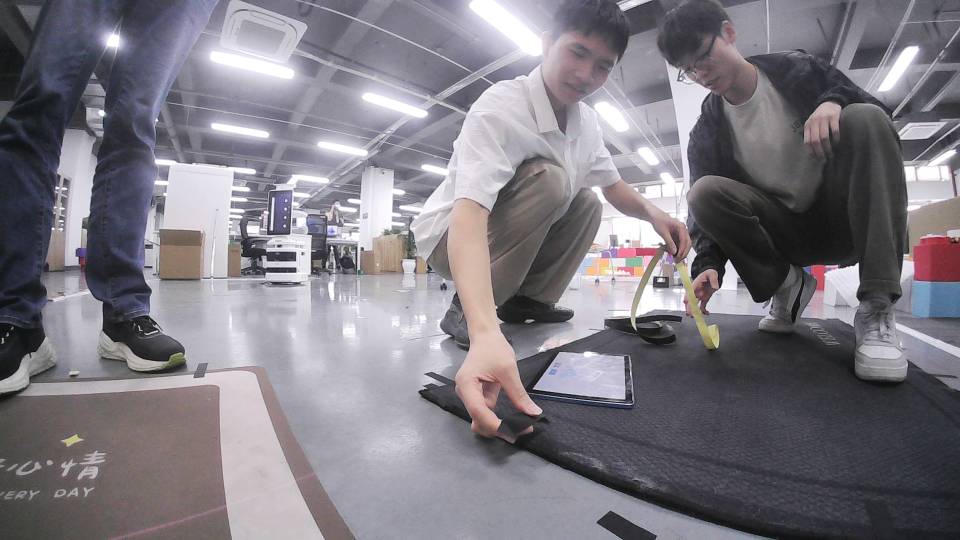
#> input picture 角点检测/地毯目标角点检测/carpet4.jpg, 1920 x 1080 px (shown at 1/2 size)
$ python test.py   (older library calls are emulated)
#> lines starting #> are read from the running program, lines starting #| are printed output that depends on the picture; after the words box and inside, x2 and y2 are one past the last pixel; in counts of white or black regions, pixels touching at a corner belong together
#> further down, img is the input picture: shape (1080, 1920, 3); mean B, G, R 129.7, 122.2, 125.9
# import cv2
# import numpy as np
#
# def gradient_edges_connected_contour(img, bbox, ksize=3,
#                                      percentile=90,
#                                      dilate_iter=2,
#                                      smooth_window=15):
#     left, top, right, bottom = bbox
#     h, w = img.shape[:2]
#
#     left = max(0, left)
#     top = max(0, top)
#     right = min(w, right)
#     bottom = min(h, bottom)
#     if right <= left or bottom <= top:
#         return None, []
#
#     roi = img[top:bottom, left:right]
#     gray = cv2.cvtColor(roi, cv2.COLOR_BGR2GRAY)
#
#     grad_x = cv2.Sobel(gray, cv2.CV_32F, 1, 0, ksize=ksize)
#     grad_y = cv2.Sobel(gray, cv2.CV_32F, 0, 1, ksize=ksize)
#     grad_mag = cv2.magnitude(grad_x, grad_y)
#
#     # ⭐ 自适应阈值
#     thresh = np.percentile(grad_mag, percentile)
#     edges = np.zeros_like(grad_mag, dtype=np.uint8)
#     edges[grad_mag > thresh] = 255
#
#     kernel = cv2.getStructuringElement(cv2.MORPH_RECT, (3,3))
#     edges = cv2.dilate(edges, kernel, iterations=dilate_iter)
#     edges = cv2.morphologyEx(edges, cv2.MORPH_CLOSE, kernel)
#
#     contours, _ = cv2.findContours(edges, cv2.RETR_EXTERNAL, cv2.CHAIN_APPROX_NONE)
#     if not contours:
#         return edges, []
#
#     largest_contour = max(contours, key=cv2.contourArea).reshape(-1, 2)
#
#     # 映射回原图坐标
#     largest_contour[:, 0] += left
#     largest_contour[:, 1] += top
#
#     # 均值平滑
#     if len(largest_contour) >= smooth_window:
#         half = smooth_window // 2
#         smoothed = np.zeros_like(largest_contour, dtype=np.float32)
#         for i in range(len(largest_contour)):
#             s = max(0, i-half)
#             e = min(len(largest_contour), i+half+1)
#             smoothed[i] = np.mean(largest_contour[s:e], axis=0)
#         largest_contour = smoothed.astype(np.int32)
#
#     return edges, largest_contour
#
#
# # --------------------------
# # 测试
# # --------------------------
# if __name__ == "__main__":
#
#     img = cv2.imread("carpet.jpg")
#     bbox = (0, 66, 590, 635)
#
#     # img = cv2.imread("carpet1.jpg")
#     # bbox = (90, 600, 1100, 940)
#
#     # img = cv2.imread("carpet3.jpg")
#     # bbox = (0, 170, 640, 620)
#
#     # img = cv2.imread("carpet4.jpg")
#     # bbox = (833, 615, 1920, 1080)
#
#     edges, contour = gradient_edges_connected_contour(img, bbox, percentile=78, smooth_window=7)
#
#     vis = img.copy()
#
#     # ✅ 画 bbox
#     cv2.rectangle(
#         vis,
#         (bbox[0], bbox[1]),
#         (bbox[2], bbox[3]),
#         (255, 0, 0),
#         2
#     )
#
#     # ✅ 画平滑轮廓
#     if len(contour) > 0:
#         cv2.drawContours(vis, [contour], -1, (0, 255, 0), 2)
#
#     # cv2.imshow("ROI Edges", edges)
#     cv2.imshow("Contour + BBox", vis)
#     cv2.waitKey(0)
#     cv2.destroyAllWindows()


import cv2
import numpy as np


def extract_carpet_boundary_robust(
    img,
    bbox,
    ksize=3,
    percentile=90,
    dilate_iter=2,
    smooth_window=11,
    edge_margin=20
):
    """
    抗干扰地毯边界提取（工程版）
    - bbox 边缘带约束
    - 自适应梯度阈值
    - 轮廓长度筛选
    - 均值平滑
    """
#> called with bbox = (833, 615, 1920, 1080), ksize = 3, percentile = 92, dilate_iter = 2, smooth_window = 9, edge_margin = 20

    left, top, right, bottom = bbox
    h, w = img.shape[:2]
#> h = 1080; w = 1920

    left = max(0, left)
    top = max(0, top)
    right = min(w, right)
#> right = 1920
    bottom = min(h, bottom)
#> bottom = 1080
    if right <= left or bottom <= top:
        return None, []

    roi = img[top:bottom, left:right]
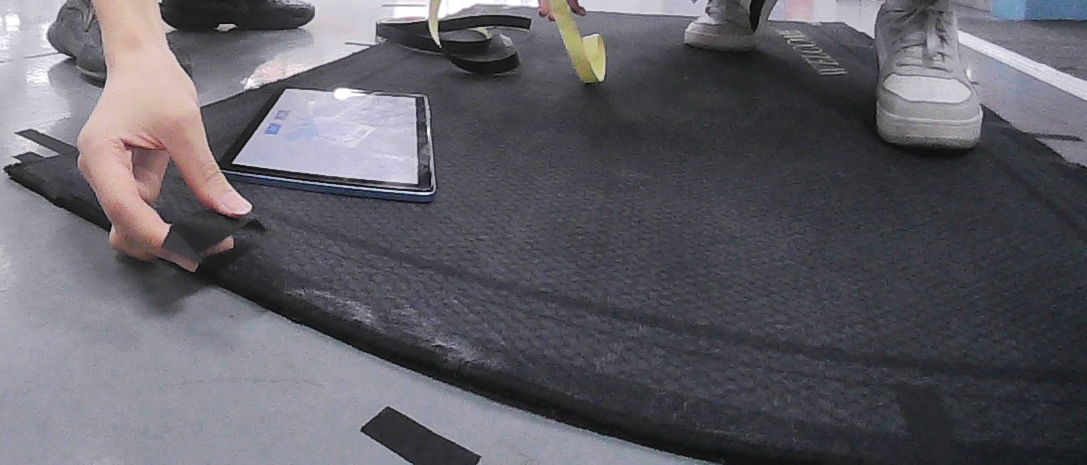
#> roi: shape (465, 1087, 3); mean B, G, R 102, 94.5, 96.4

    # -----------------------------
    # 1. 灰度 + 梯度
    # -----------------------------
    gray = cv2.cvtColor(roi, cv2.COLOR_BGR2GRAY)
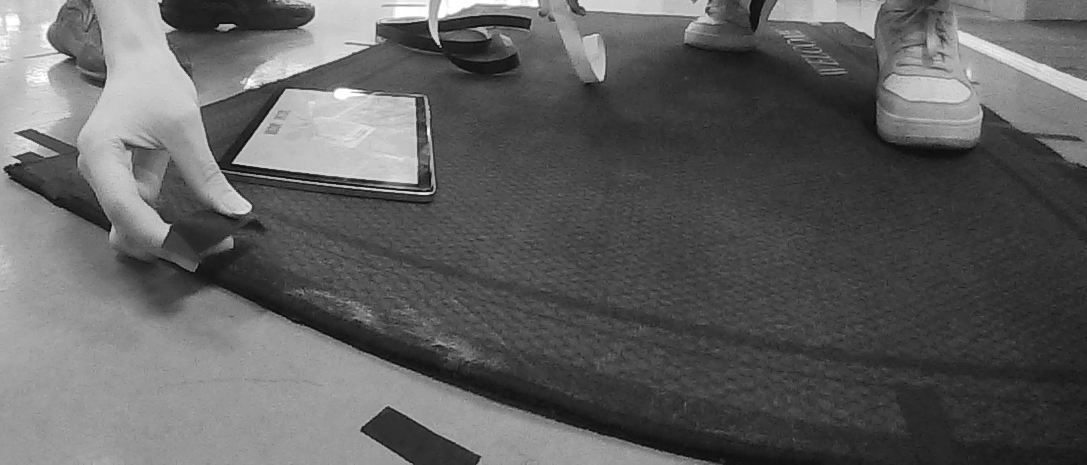
#> gray: shape (465, 1087); min 9, max 255, mean 95.9

    gx = cv2.Sobel(gray, cv2.CV_32F, 1, 0, ksize=ksize)
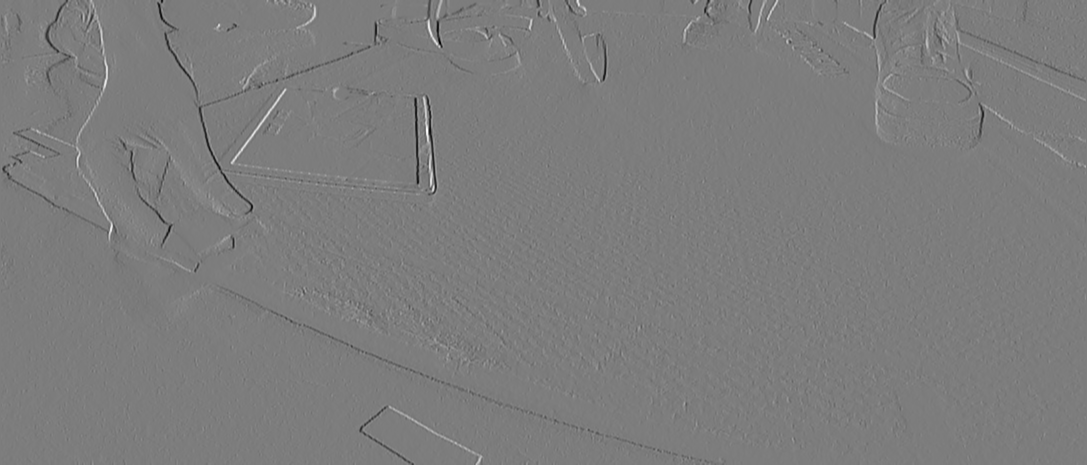
#> gx: shape (465, 1087) float32; min -711, max 738, mean -0.8; drawn with min black and max white
    gy = cv2.Sobel(gray, cv2.CV_32F, 0, 1, ksize=ksize)
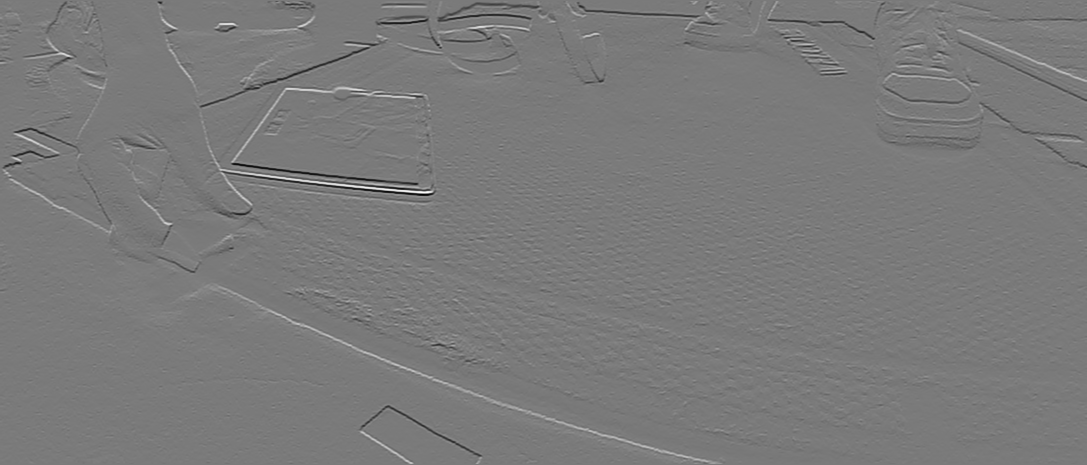
#> gy: shape (465, 1087) float32; min -814, max 877, mean -0.9; drawn with min black and max white
    grad = cv2.magnitude(gx, gy)
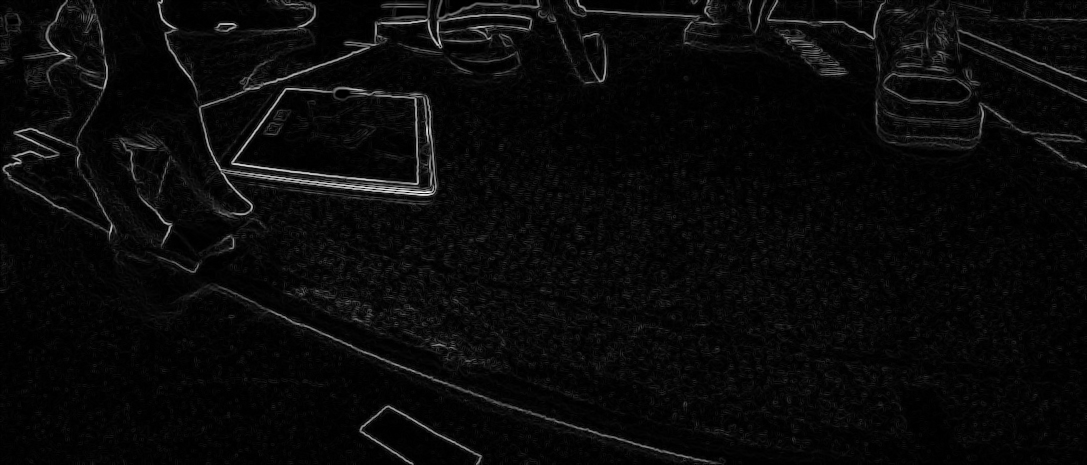
#> grad: shape (465, 1087) float32; min 0, max 877.5, mean 34.5; drawn with min black and max white

    # -----------------------------
    # 2. 自适应阈值
    # -----------------------------
    thresh = np.percentile(grad, percentile)
#> thresh = 78.45
    edges = np.zeros_like(grad, dtype=np.uint8)
    edges[grad > thresh] = 255

    # -----------------------------
    # 3. 邻近连接
    # -----------------------------
    kernel = cv2.getStructuringElement(cv2.MORPH_RECT, (3, 3))
    edges = cv2.dilate(edges, kernel, iterations=dilate_iter)
    edges = cv2.morphologyEx(edges, cv2.MORPH_CLOSE, kernel)

    # -----------------------------
    # 4. 提取轮廓
    # -----------------------------
    contours, _ = cv2.findContours(
        edges, cv2.RETR_EXTERNAL, cv2.CHAIN_APPROX_NONE
    )
    if not contours:
        return edges, []

    # -----------------------------
    # 5. 只保留「靠近 bbox 边缘」的轮廓
    # -----------------------------
    H, W = roi.shape[:2]
#> H = 465; W = 1087
    candidates = []

    for cnt in contours:
        cnt = cnt.reshape(-1, 2)

        near_edge = (
            (cnt[:, 0] < edge_margin) |
            (cnt[:, 0] > W - edge_margin) |
            (cnt[:, 1] < edge_margin) |
            (cnt[:, 1] > H - edge_margin)
        )

        ratio = np.sum(near_edge) / len(cnt)

        # ⭐ 至少 60% 点靠近 bbox 边缘
        if ratio > 0.6:
            candidates.append(cnt)

    if not candidates:
        return edges, []

    # -----------------------------
    # 6. 选“最长轮廓”（不是最大面积）
    # -----------------------------
    best = max(candidates, key=lambda c: cv2.arcLength(c, False))

    # 映射回原图坐标
    best[:, 0] += left
    best[:, 1] += top

    # -----------------------------
    # 7. 均值平滑去抖
    # -----------------------------
    if len(best) >= smooth_window:
        half = smooth_window // 2
        smooth = np.zeros_like(best, dtype=np.float32)
        for i in range(len(best)):
            s = max(0, i - half)
            e = min(len(best), i + half + 1)
            smooth[i] = np.mean(best[s:e], axis=0)
        best = smooth.astype(np.int32)

    return edges, best


# --------------------------------
# 测试示例
# --------------------------------
if __name__ == "__main__":
    img = cv2.imread("carpet4.jpg")
    bbox = (833, 615, 1920, 1080)

    edges, contour = extract_carpet_boundary_robust(
        img,
        bbox,
        percentile=92,      # ⭐ 基本只调这个
        edge_margin=20,     # ⭐ bbox 边缘带宽度
        smooth_window=9
    )
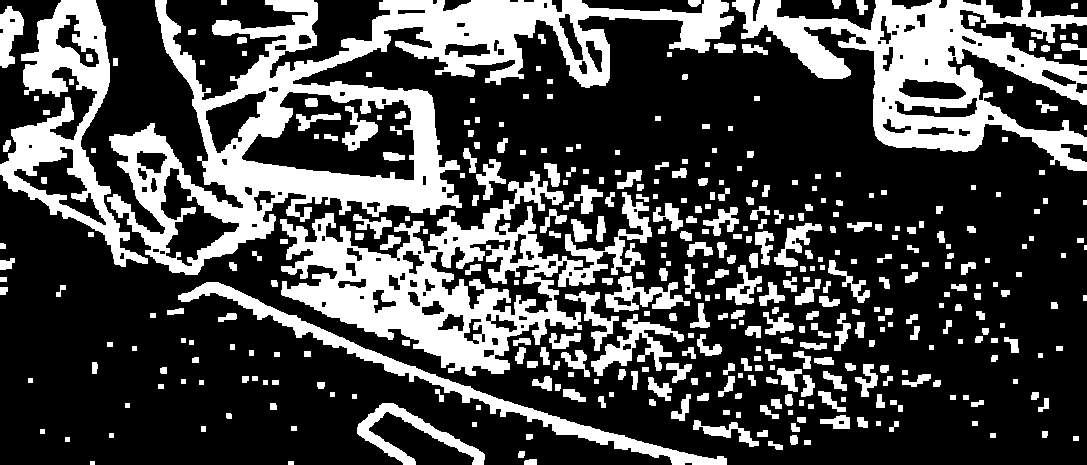
#> edges: shape (465, 1087); 29.2% white; 399 white regions (2 under 20 px), largest, box (x1, y1, x2, y2) and area: (107, 0, 734, 275) 43395, (280, 171, 652, 376) 25657, (732, 0, 1087, 171) 22909
#> contour = 161 pairs, first value 833 to 855, second value 621 to 681

    vis = img.copy()

    # 画 bbox
    cv2.rectangle(
        vis,
        (bbox[0], bbox[1]),
        (bbox[2], bbox[3]),
        (255, 0, 0),
        2
    )
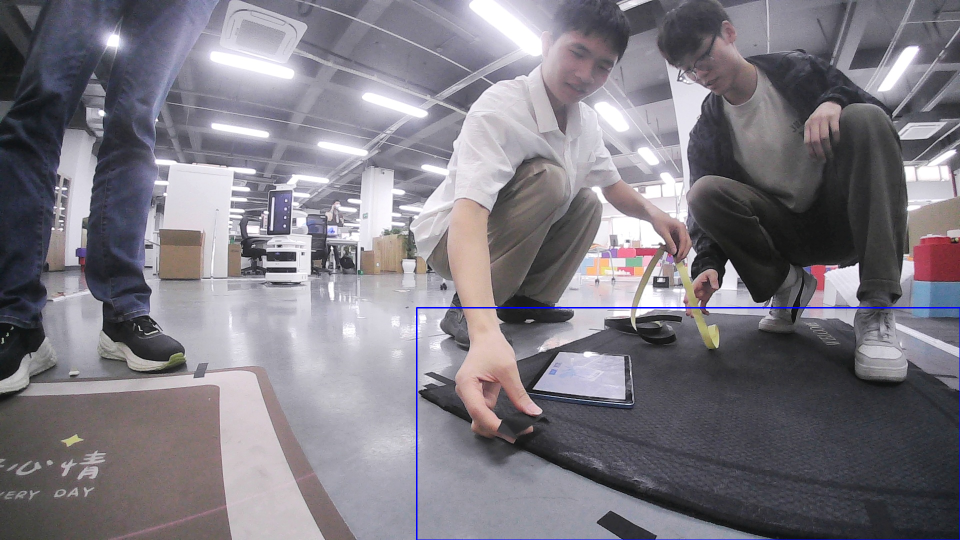
#> vis: shape (1080, 1920, 3) (shown at 1/2 size); 0.3% of pixels changed, all inside (x1, y1, x2, y2) = (832, 614, 1920, 1080)

    # 画地毯边界
    if len(contour) > 0:
        cv2.drawContours(vis, [contour], -1, (0, 255, 0), 2)
#> vis: shape (1080, 1920, 3); 0.02% of pixels changed, all inside (x1, y1, x2, y2) = (832, 620, 857, 683)

    cv2.imshow("edges", edges)
    cv2.imshow("robust carpet boundary", vis)
    cv2.waitKey(0)
    cv2.destroyAllWindows()

$ run again, with 角点检测/地毯目标角点检测/carpet1.jpg copied over 角点检测/地毯目标角点检测/carpet4.jpg
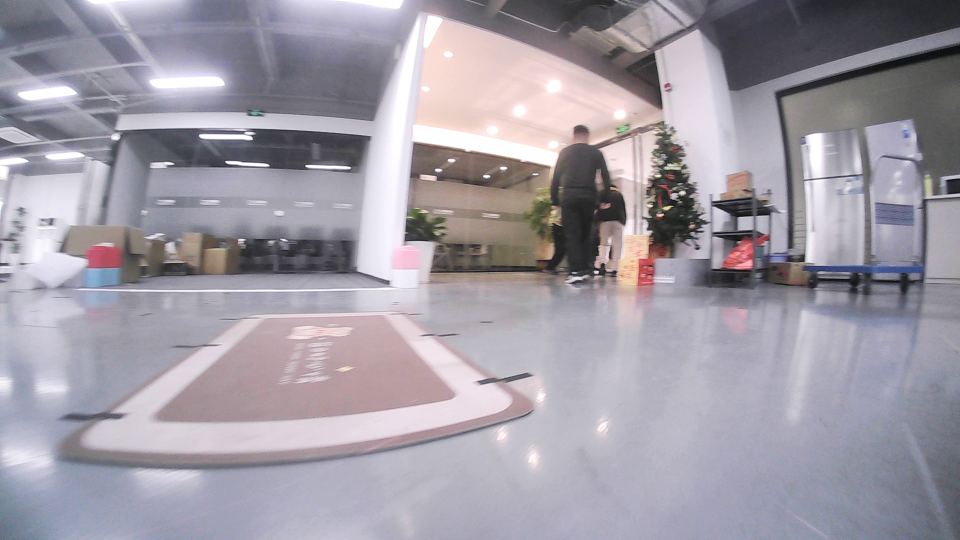
#> input picture 角点检测/地毯目标角点检测/carpet1.jpg, 1920 x 1080 px (shown at 1/2 size)
#> img is the input picture: shape (1080, 1920, 3); mean B, G, R 165.2, 155.3, 160.3
#> thresh = 24.04
#> `edges, contour = extract_carpet_boundary_robust( img, bbox, percentile..`:
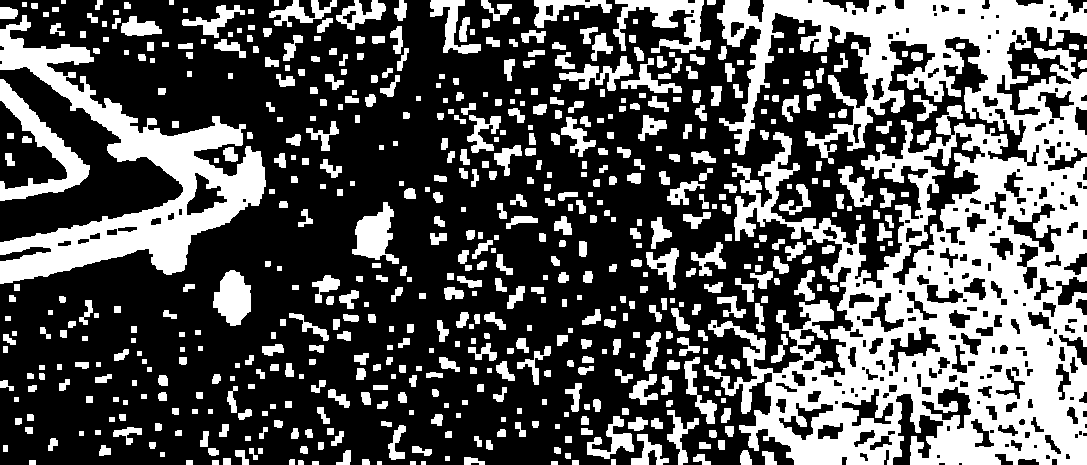
#> edges: shape (465, 1087); 34.9% white; 601 white regions (1 under 20 px), largest, box (x1, y1, x2, y2) and area: (704, 0, 1087, 465) 91640, (0, 15, 266, 284) 20249, (0, 79, 90, 201) 3119
#> contour = 267 pairs, first value 1102 to 1168, second value 615 to 640
#> `cv2.rectangle( vis, (bbox[0], bbox[1]), (bbox[2], bbox[3]), (255, 0, 0..`:
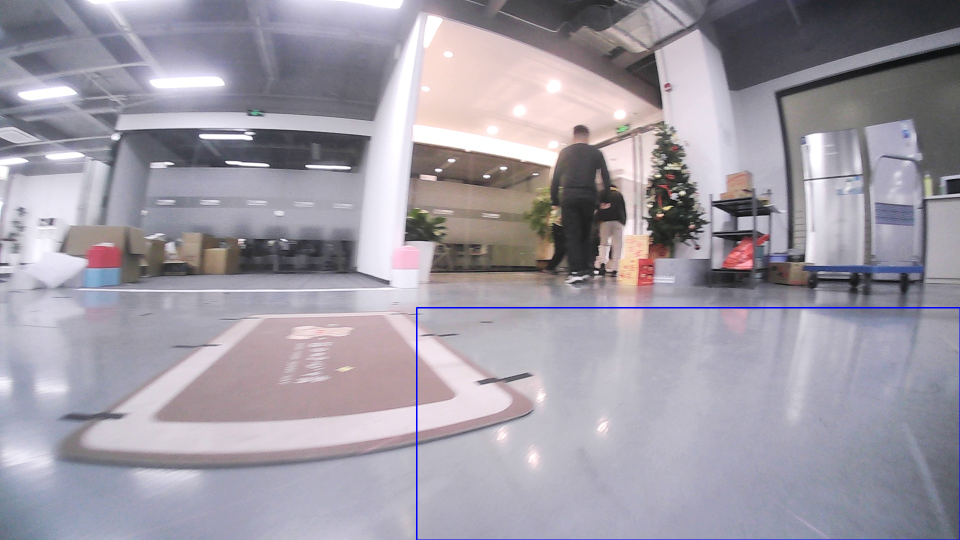
#> vis: shape (1080, 1920, 3) (shown at 1/2 size); 0.3% of pixels changed, all inside (x1, y1, x2, y2) = (832, 614, 1920, 1080)
